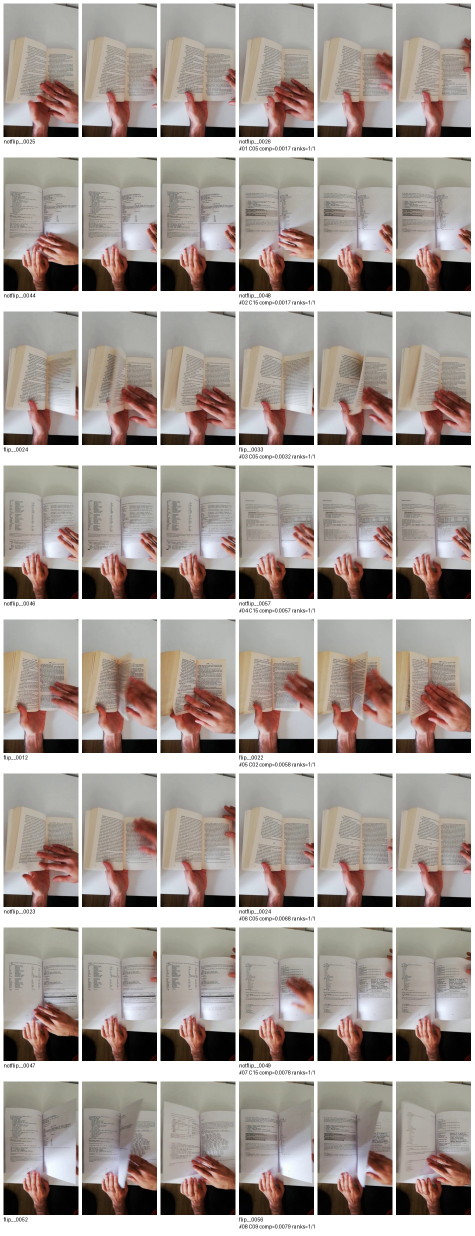
#> input picture raw_session_candidate_review/all_candidates_page_01.jpg, 949 x 2471 px (shown at 1/2 size)
$ python -i run_baselines_v2.py   (imports and definitions only)
#> lines starting #> are read from the running program, lines starting #| are printed output that depends on the picture
from __future__ import annotations

import argparse
import csv
import hashlib
import json
import math
import os
import platform
import sys
from collections import Counter
from io import BytesIO
from pathlib import Path
from zipfile import ZipFile

import numpy as np
import PIL
import sklearn
import skimage
from PIL import Image
from skimage import color, feature, filters
from sklearn.linear_model import LogisticRegression
from sklearn.metrics import (
    accuracy_score,
    average_precision_score,
    balanced_accuracy_score,
    confusion_matrix,
    f1_score,
    precision_score,
    recall_score,
    roc_auc_score,
)
from sklearn.preprocessing import StandardScaler

EXPECTED_ARCHIVE_SIZE = 939_921_132
EXPECTED_ARCHIVE_SHA256 = "033dd76fa617ba9bcf16d8ca4dcc294a838a6956eae0740f3013e4663805008f"
EXPECTED_MANIFEST_SHA256 = "3fb8a29f1a51fc7930fe6c876d0fcb8d99ec59e147d4abbff503da4870f15b0b"
EXPECTED_SPLIT_SHA256 = {
    "O": "d48e182da1b170365b39693317e1edf6dd3395c02ccabdd6a771d7be5e226680",
    "S": "a54cce72ad1f275096f06b98bbc9ec32393e9f112cc0536abd132571e1919619",
    "T": "0a1f39ebb01f14989aad37b87c39fbb874307f81bdc4770d15e8df7c7b9aa625",
    "ST": "ed62ad946187ba33154e84e6732fdcf6110e8309c402b568259bcf2c0e177a85",
}
EXPECTED_ROLE_COUNTS = {
    "O": {"train": 2392, "test": 597},
    "S": {"train": 2219, "test": 770},
    "T": {"train": 2365, "test": 624},
    "ST": {"train": 1756, "test": 161, "context": 1072},
}
CANVAS_W = 224
CANVAS_H = 398
POSITIVE_LABEL = "flip"

A_NAMES = ["brightness", "contrast", "sharpness_laplacian_var", "entropy_64bin", "edge_density_canny_sigma1"]
B_EXTRA_NAMES = [
    "r_mean", "g_mean", "b_mean",
    "r_std", "g_std", "b_std",
    "hue_mean", "hue_std", "saturation_mean", "saturation_std",
    "gray_median", "gray_p10", "gray_p25", "gray_p75", "gray_p90",
]
C_EXTRA_NAMES = (
    [f"gray_hist16_{i:02d}" for i in range(16)]
    + [f"lbp_uniform_p8_r1_{i:02d}" for i in range(10)]
    + [f"grad_orientation9_{i:02d}" for i in range(9)]
)
FEATURE_NAMES = {
    "A": A_NAMES,
    "B": A_NAMES + B_EXTRA_NAMES,
    "C": A_NAMES + B_EXTRA_NAMES + C_EXTRA_NAMES,
}


# [6 lines left out: function sha256_file, not called in this run]


def read_csv(path: Path) -> list[dict[str, str]]:
    with path.open(newline="", encoding="utf-8") as f:
        return list(csv.DictReader(f))


# [11 lines left out: function resize_pad_rgb, not called in this run]


def entropy64(gray: np.ndarray) -> float:
    counts, _ = np.histogram(gray, bins=64, range=(0.0, 1.0))
    p = counts.astype(np.float64)
    p /= p.sum()
    p = p[p > 0]
    return float(-(p * np.log2(p)).sum())


def norm_hist(values: np.ndarray, bins) -> np.ndarray:
    h, _ = np.histogram(values, bins=bins)
    h = h.astype(np.float64)
    s = h.sum()
    return h / s if s else h


def extract_features(rgb: np.ndarray) -> dict[str, float]:
    gray = color.rgb2gray(rgb).astype(np.float32)
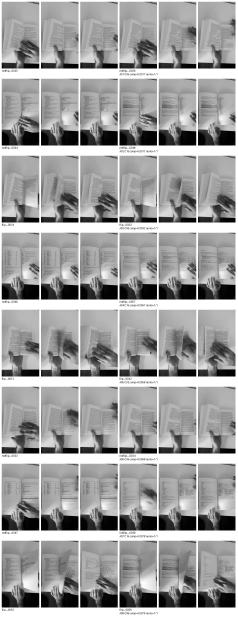
#> gray: shape (2471, 949) float32 (shown at 1/4 size); min 0, max 1, mean 0.624
    gray_u8 = np.clip(np.round(gray * 255.0), 0, 255).astype(np.uint8)

    lap = filters.laplace(gray, ksize=3)
    edges = feature.canny(gray, sigma=1.0)
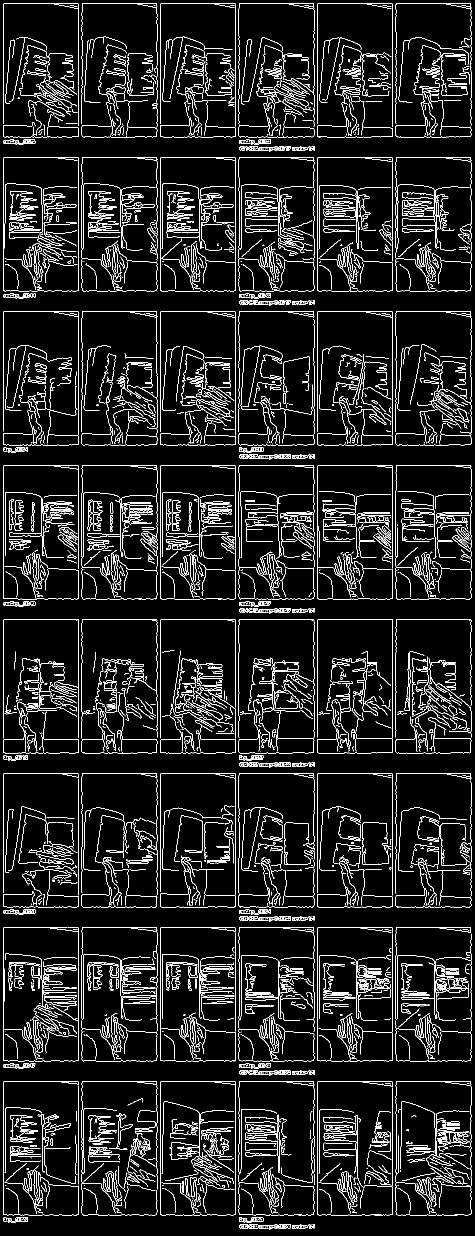
#> edges: shape (2471, 949) bool (shown at 1/2 size); 8% white in thin lines or dots

    values: dict[str, float] = {
        "brightness": float(gray.mean()),
        "contrast": float(gray.std()),
        "sharpness_laplacian_var": float(np.var(lap)),
        "entropy_64bin": entropy64(gray),
        "edge_density_canny_sigma1": float(edges.mean()),
    }
#> in entropy64, `counts, _ = np.histogram(gray, bins=64, range=(0.0, 1.0))`: counts = 64 values, max 405953 at index 63, min 1967 at index 60, mean 36640.3
#> in entropy64, `p = counts.astype(np.float64)`: p has the same summary as counts
#> in entropy64, `p /= p.sum()`: p = 64 values, max 0.173 at index 63, min 0.000839 at index 60, mean 0.0156
#> values = {'brightness': 0.624, 'contrast': 0.267, 'sharpness_laplacian_var': 0.029, 'entropy_64bin': 4.89, 'edge_density_canny_sigma1': 0.0801}

    means = rgb.mean(axis=(0, 1))
#> means = [167, 157.6, 151.8]
    stds = rgb.std(axis=(0, 1))
#> stds = [63.89, 69.37, 71.93]
    values.update({
        "r_mean": float(means[0]),
        "g_mean": float(means[1]),
        "b_mean": float(means[2]),
        "r_std": float(stds[0]),
        "g_std": float(stds[1]),
        "b_std": float(stds[2]),
    })

    hsv = color.rgb2hsv(rgb)
#> hsv: shape (2471, 949, 3) float64; mean of channels 0, 1, 2 0.171, 0.139, 0.659
    values.update({
        "hue_mean": float(hsv[..., 0].mean()),
        "hue_std": float(hsv[..., 0].std()),
        "saturation_mean": float(hsv[..., 1].mean()),
        "saturation_std": float(hsv[..., 1].std()),
        "gray_median": float(np.median(gray)),
        "gray_p10": float(np.percentile(gray, 10)),
        "gray_p25": float(np.percentile(gray, 25)),
        "gray_p75": float(np.percentile(gray, 75)),
        "gray_p90": float(np.percentile(gray, 90)),
    })

    gh = norm_hist(gray, np.linspace(0.0, 1.0, 17))
#> in norm_hist, `h, _ = np.histogram(values, bins=bins)`: h = [151350, 20519, 72633, 52063, 46270, 41378, 41164, 67397, 140387, 302898, 573271, 284876, 70252, 47668, 14111, 418742]
#> in norm_hist, `s = h.sum()`: s = 2344979
#> gh = [0.0645, 0.00875, 0.031, 0.0222, 0.0197, 0.0176, 0.0176, 0.0287, 0.0599, 0.129, 0.244, 0.121, 0.03, 0.0203, 0.00602, 0.179]
    for i, v in enumerate(gh):
        values[f"gray_hist16_{i:02d}"] = float(v)
#> this loop made 16 passes
#> v on passes 1 to 8: 0.0645, 0.00875, 0.031, 0.0222, 0.0197, 0.0176, 0.0176, 0.0287
#> after the loop, values = 36 items

    lbp = feature.local_binary_pattern(gray_u8, P=8, R=1, method="uniform")
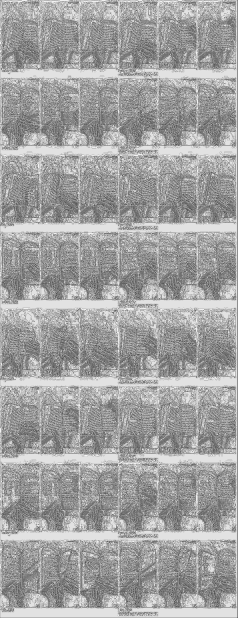
#> lbp: shape (2471, 949) float64 (shown at 1/4 size); min 0, max 9, mean 5.72; drawn with min black and max white
    lh = norm_hist(lbp, np.arange(0, 11))
#> lh = [0.0252, 0.053, 0.0167, 0.088, 0.133, 0.184, 0.0485, 0.082, 0.275, 0.0947]
    for i, v in enumerate(lh):
        values[f"lbp_uniform_p8_r1_{i:02d}"] = float(v)
#> this loop made 10 passes
#> v on passes 1 to 8: 0.0252, 0.053, 0.0167, 0.088, 0.133, 0.184, 0.0485, 0.082
#> after the loop, values = 46 items

    gx = filters.sobel_h(gray)
    gy = filters.sobel_v(gray)
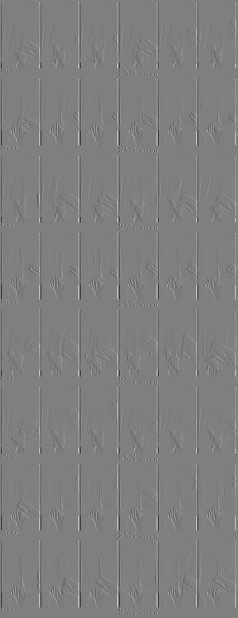
#> gy: shape (2471, 949) float32 (shown at 1/4 size); min -1, max 1, mean 2.93e-06; drawn with min black and max white
    mag = np.hypot(gx, gy)
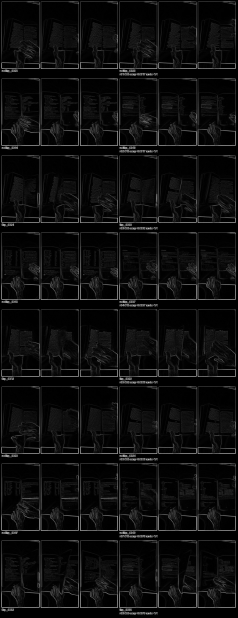
#> mag: shape (2471, 949) float32 (shown at 1/4 size); min 0, max 1.05, mean 0.054; drawn with min black and max white
    theta = (np.arctan2(gy, gx) + np.pi) % np.pi
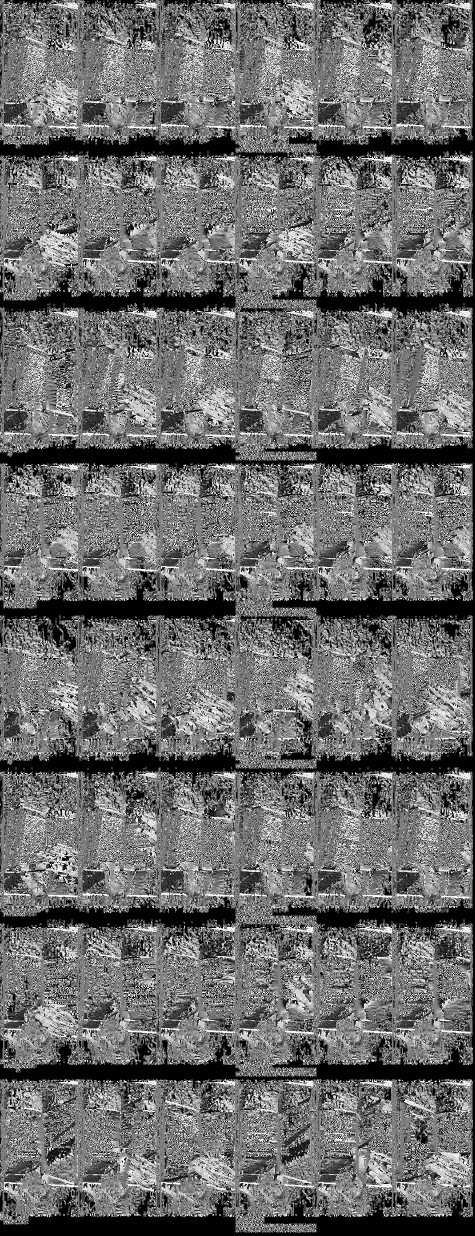
#> theta: shape (2471, 949) float32 (shown at 1/2 size); min 0, max 3.14, mean 1.34; drawn with min black and max white
    oh, _ = np.histogram(theta, bins=np.linspace(0.0, np.pi, 10), weights=mag)
#> oh = [21934.4, 4789.8, 4496.5, 5699.5, 39025.8, 7810.8, 6738.4, 8368.9, 27774.9]
    oh = oh.astype(np.float64)
    if oh.sum() > 0:
        oh /= oh.sum()
#> oh = [0.173, 0.0378, 0.0355, 0.045, 0.308, 0.0617, 0.0532, 0.0661, 0.219]
    for i, v in enumerate(oh):
        values[f"grad_orientation9_{i:02d}"] = float(v)
#> this loop made 9 passes
#> v on passes 1 to 8: 0.173, 0.0378, 0.0355, 0.045, 0.308, 0.0617, 0.0532, 0.0661
#> after the loop, values = 55 items

    missing = set(FEATURE_NAMES["C"]) - set(values)
#> missing = 0 items
    if missing:
        raise RuntimeError(f"Missing extracted features: {sorted(missing)}")
    return values


# [275 lines left out: functions metric_row, write_dict_rows, main, not called in this run]


# [2 lines not run here, left out]

>>> import cv2
>>> picture = cv2.cvtColor(cv2.imread('../raw_session_candidate_review/all_candidates_page_01.jpg'), cv2.COLOR_BGR2RGB)
>>> result = extract_features(picture)
#> result = 55 items

$ run again, on raw_session_candidate_review/all_candidates_page_03.jpg
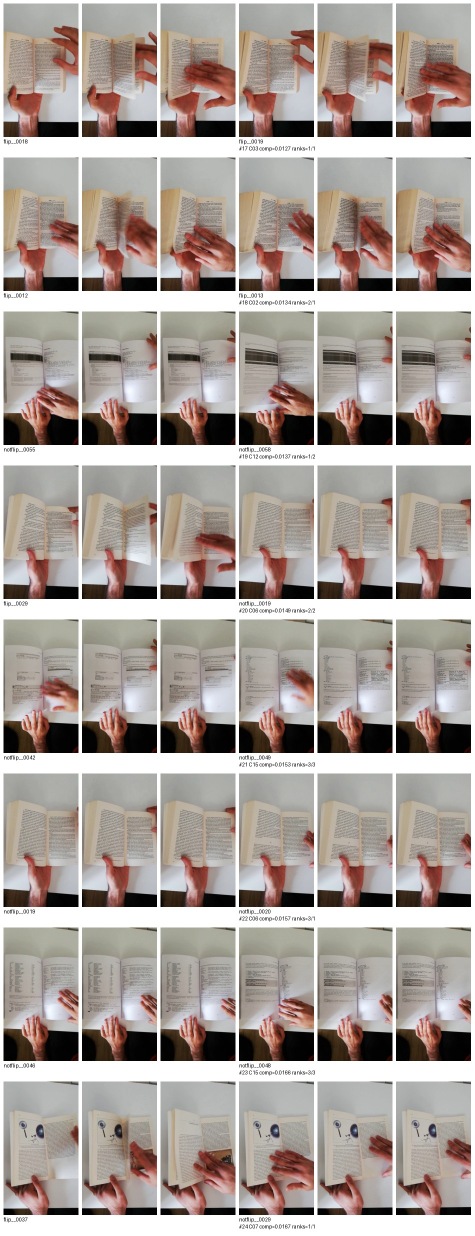
#> input picture raw_session_candidate_review/all_candidates_page_03.jpg, 949 x 2471 px (shown at 1/2 size)
#> in extract_features, `edges = feature.canny(gray, sigma=1.0)`:
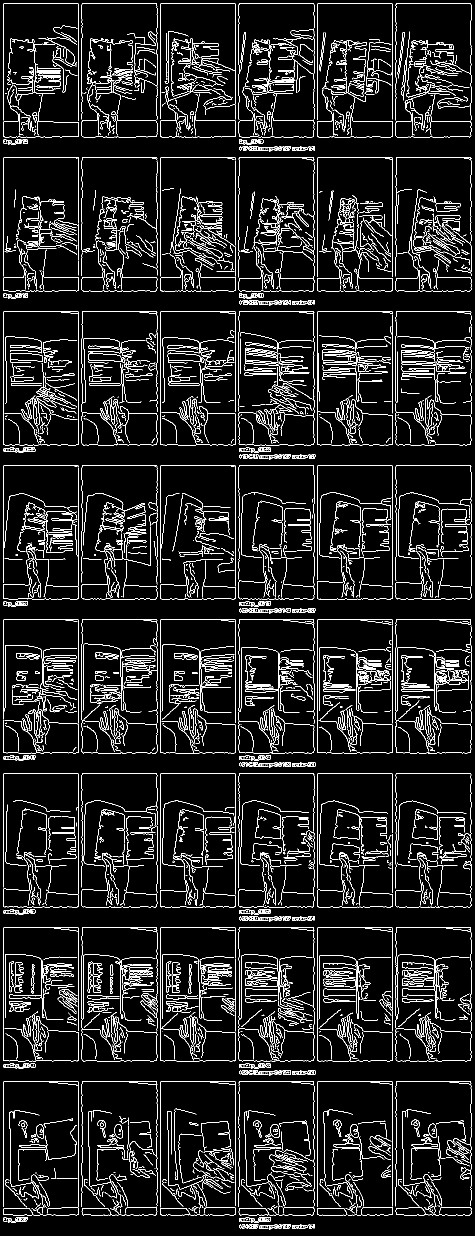
#> edges: shape (2471, 949) bool (shown at 1/2 size); 7.9% white in thin lines or dots
#> counts = 64 values, max 405816 at index 63, min 1549 at index 60, mean 36640.3
#> in entropy64, `p = counts.astype(np.float64)`: p has the same summary as counts
#> in entropy64, `p /= p.sum()`: p = 64 values, max 0.173 at index 63, min 0.000661 at index 60, mean 0.0156
#> in extract_features, `values: dict[str, float] = { "brightness": float(gray.mean()), "contra..`: values = {'brightness': 0.63, 'contrast': 0.264, 'sharpness_laplacian_var': 0.0288, 'entropy_64bin': 4.92, 'edge_density_canny_sigma1': 0.0787}
#> means = [169, 158.9, 153.1]
#> stds = [62.8, 68.94, 71.67]
#> hsv: shape (2471, 949, 3) float64; mean of channels 0, 1, 2 0.176, 0.141, 0.667
#> h = [143349, 17661, 65700, 51229, 58188, 50885, 46881, 61156, 116064, 269389, 548782, 351896, 91617, 42666, 12181, 417335]
#> s = 2344979
#> gh = [0.0611, 0.00753, 0.028, 0.0218, 0.0248, 0.0217, 0.02, 0.0261, 0.0495, 0.115, 0.234, 0.15, 0.0391, 0.0182, 0.00519, 0.178]
#> the loop in extract_features, `for i, v in enumerate(gh):` made 16 passes
#> v on passes 1 to 8: 0.0611, 0.00753, 0.028, 0.0218, 0.0248, 0.0217, 0.02, 0.0261
#> after the loop in extract_features, `for i, v in enumerate(gh):`: values = 36 items
#> lh = [0.0256, 0.0537, 0.0165, 0.0871, 0.13, 0.185, 0.0476, 0.082, 0.277, 0.0956]
#> the loop in extract_features, `for i, v in enumerate(lh):` made 10 passes
#> v on passes 1 to 8: 0.0256, 0.0537, 0.0165, 0.0871, 0.13, 0.185, 0.0476, 0.082
#> after the loop in extract_features, `for i, v in enumerate(lh):`: values = 46 items
#> in extract_features, `theta = (np.arctan2(gy, gx) + np.pi) % np.pi`:
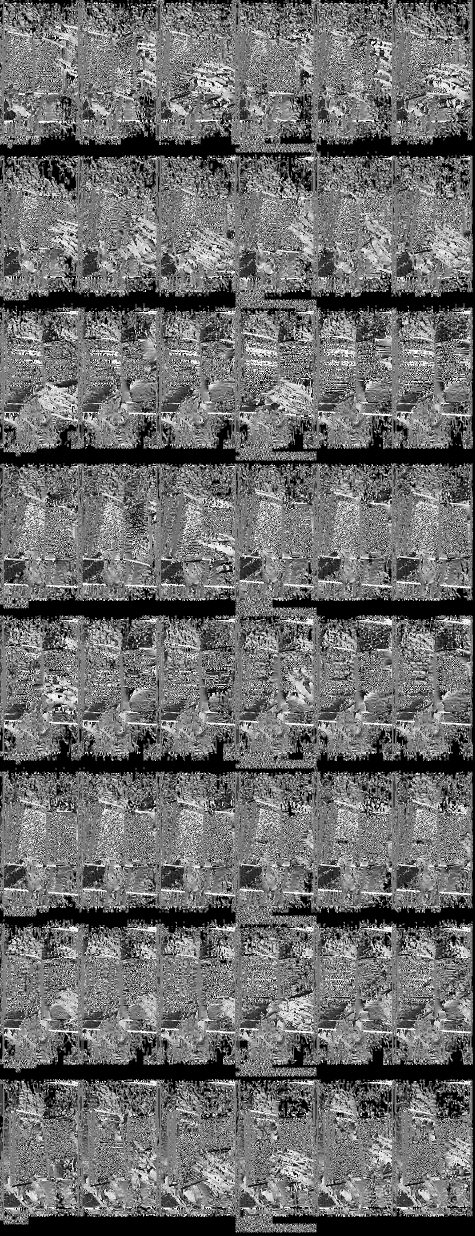
#> theta: shape (2471, 949) float32 (shown at 1/2 size); min 0, max 3.14, mean 1.34; drawn with min black and max white
#> in extract_features, `oh, _ = np.histogram(theta, bins=np.linspace(0.0, np.pi, 10), weights=..`: oh = [24150.8, 5143.1, 4603.1, 5721, 37691.3, 7676.1, 6420.6, 7994.6, 27864.6]
#> in extract_features, `oh /= oh.sum()`: oh = [0.19, 0.0404, 0.0362, 0.045, 0.296, 0.0603, 0.0505, 0.0628, 0.219]
#> the loop in extract_features, `for i, v in enumerate(oh):` made 9 passes
#> v on passes 1 to 8: 0.19, 0.0404, 0.0362, 0.045, 0.296, 0.0603, 0.0505, 0.0628
#> after the loop in extract_features, `for i, v in enumerate(oh):`: values = 55 items
#> missing = 0 items
#> result = 55 items
